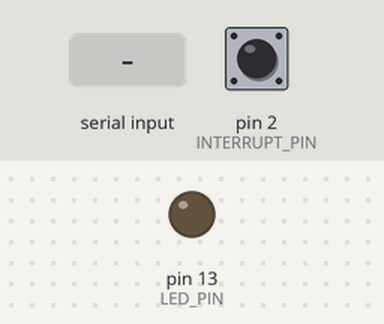
Recording of a sketch running on a simulated Arduino Leonardo, built with avr-gcc and run on an emulated ATmega32U4. Shown: output pins drawn as LEDs (lit = HIGH). Inputs (shaded band) come from the test bench; at power-on: pin 2 (INTERRUPT_PIN) LOW. The sensor or clock chip raises its interrupt line as the real part does; what the sketch prints to the serial monitor is not drawn.

Above: at 0.8 s.
0.9 s: "1\n" received over Serial
At 1.48 s:
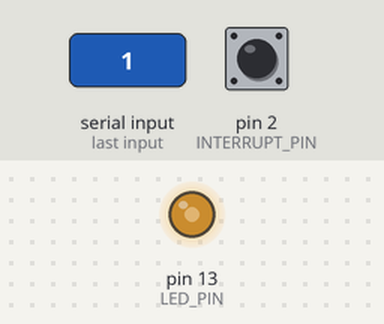
Timing chart, 0 to 9.9 s (numbered marks = the images above; inputs shaded):
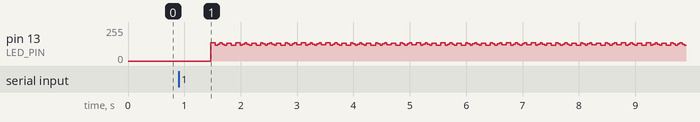

The sketch:

MPU6050_DMP6.ino
```cpp
#include <MPU6050.h>

// I2C device class (I2Cdev) demonstration Arduino sketch for MPU6050 class using DMP (MotionApps v2.0)
// 6/21/2012 by Jeff Rowberg <jeff@rowberg.net>
// Updates should (hopefully) always be available at https://github.com/jrowberg/i2cdevlib
//
// Changelog:
//      2019-07-08 - Added Auto Calibration and offset generator
//		   - and altered FIFO retrieval sequence to avoid using blocking code
//      2016-04-18 - Eliminated a potential infinite loop
//      2013-05-08 - added seamless Fastwire support
//                 - added note about gyro calibration
//      2012-06-21 - added note about Arduino 1.0.1 + Leonardo compatibility error
//      2012-06-20 - improved FIFO overflow handling and simplified read process
//      2012-06-19 - completely rearranged DMP initialization code and simplification
//      2012-06-13 - pull gyro and accel data from FIFO packet instead of reading directly
//      2012-06-09 - fix broken FIFO read sequence and change interrupt detection to RISING
//      2012-06-05 - add gravity-compensated initial reference frame acceleration output
//                 - add 3D math helper file to DMP6 example sketch
//                 - add Euler output and Yaw/Pitch/Roll output formats
//      2012-06-04 - remove accel offset clearing for better results (thanks Sungon Lee)
//      2012-06-01 - fixed gyro sensitivity to be 2000 deg/sec instead of 250
//      2012-05-30 - basic DMP initialization working

/* ============================================
I2Cdev device library code is placed under the MIT license
Copyright (c) 2012 Jeff Rowberg

Permission is hereby granted, free of charge, to any person obtaining a copy
of this software and associated documentation files (the "Software"), to deal
in the Software without restriction, including without limitation the rights
to use, copy, modify, merge, publish, distribute, sublicense, and/or sell
copies of the Software, and to permit persons to whom the Software is
furnished to do so, subject to the following conditions:

The above copyright notice and this permission notice shall be included in
all copies or substantial portions of the Software.

THE SOFTWARE IS PROVIDED "AS IS", WITHOUT WARRANTY OF ANY KIND, EXPRESS OR
IMPLIED, INCLUDING BUT NOT LIMITED TO THE WARRANTIES OF MERCHANTABILITY,
FITNESS FOR A PARTICULAR PURPOSE AND NONINFRINGEMENT. IN NO EVENT SHALL THE
AUTHORS OR COPYRIGHT HOLDERS BE LIABLE FOR ANY CLAIM, DAMAGES OR OTHER
LIABILITY, WHETHER IN AN ACTION OF CONTRACT, TORT OR OTHERWISE, ARISING FROM,
OUT OF OR IN CONNECTION WITH THE SOFTWARE OR THE USE OR OTHER DEALINGS IN
THE SOFTWARE.
===============================================
*/

// I2Cdev and MPU6050 must be installed as libraries, or else the .cpp/.h files
// for both classes must be in the include path of your project
#include "I2Cdev.h"

#include "MPU6050_6Axis_MotionApps20.h"
//#include "MPU6050.h" // not necessary if using MotionApps include file

// Arduino Wire library is required if I2Cdev I2CDEV_ARDUINO_WIRE implementation
// is used in I2Cdev.h
#if I2CDEV_IMPLEMENTATION == I2CDEV_ARDUINO_WIRE
    #include "Wire.h"
#endif

// class default I2C address is 0x68
// specific I2C addresses may be passed as a parameter here
// AD0 low = 0x68 (default for SparkFun breakout and InvenSense evaluation board)
// AD0 high = 0x69
MPU6050 mpu;
//MPU6050 mpu(0x69); // <-- use for AD0 high

/* =========================================================================
   NOTE: In addition to connection 3.3v, GND, SDA, and SCL, this sketch
   depends on the MPU-6050's INT pin being connected to the Arduino's
   external interrupt #0 pin. On the Arduino Uno and Mega 2560, this is
   digital I/O pin 2.
 * ========================================================================= */

/* =========================================================================
   NOTE: Arduino v1.0.1 with the Leonardo board generates a compile error
   when using Serial.write(buf, len). The Teapot output uses this method.
   The solution requires a modification to the Arduino USBAPI.h file, which
   is fortunately simple, but annoying. This will be fixed in the next IDE
   release. For more info, see these links:

   http://arduino.cc/forum/index.php/topic,109987.0.html
   http://code.google.com/p/arduino/issues/detail?id=958
 * ========================================================================= */


// uncomment "OUTPUT_READABLE_QUATERNION" if you want to see the actual
// quaternion components in a [w, x, y, z] format (not best for parsing
// on a remote host such as Processing or something though)
//#define OUTPUT_READABLE_QUATERNION

// uncomment "OUTPUT_READABLE_EULER" if you want to see Euler angles
// (in degrees) calculated from the quaternions coming from the FIFO.
// Note that Euler angles suffer from gimbal lock (for more info, see
// http://en.wikipedia.org/wiki/Gimbal_lock)
//#define OUTPUT_READABLE_EULER

// uncomment "OUTPUT_READABLE_YAWPITCHROLL" if you want to see the yaw/
// pitch/roll angles (in degrees) calculated from the quaternions coming
// from the FIFO. Note this also requires gravity vector calculations.
// Also note that yaw/pitch/roll angles suffer from gimbal lock (for
// more info, see: http://en.wikipedia.org/wiki/Gimbal_lock)
//#define OUTPUT_READABLE_YAWPITCHROLL

// uncomment "OUTPUT_READABLE_REALACCEL" if you want to see acceleration
// components with gravity removed. This acceleration reference frame is
// not compensated for orientation, so +X is always +X according to the
// sensor, just without the effects of gravity. If you want acceleration
// compensated for orientation, us OUTPUT_READABLE_WORLDACCEL instead.
//#define OUTPUT_READABLE_REALACCEL

// uncomment "OUTPUT_READABLE_WORLDACCEL" if you want to see acceleration
// components with gravity removed and adjusted for the world frame of
// reference (yaw is relative to initial orientation, since no magnetometer
// is present in this case). Could be quite handy in some cases.
//#define OUTPUT_READABLE_WORLDACCEL

// uncomment "OUTPUT_TEAPOT" if you want output that matches the
// format used for the InvenSense teapot demo
#define OUTPUT_TEAPOT


#define INTERRUPT_PIN 2  // use pin 2 on Arduino Uno & most boards
#define LED_PIN 13 // (Arduino is 13, Teensy is 11, Teensy++ is 6)
bool blinkState = false;

// MPU control/status vars
bool dmpReady = false;  // set true if DMP init was successful
uint8_t mpuIntStatus;   // holds actual interrupt status byte from MPU
uint8_t devStatus;      // return status after each device operation (0 = success, !0 = error)
uint16_t packetSize;    // expected DMP packet size (default is 42 bytes)
uint16_t fifoCount;     // count of all bytes currently in FIFO
uint8_t fifoBuffer[64]; // FIFO storage buffer

// orientation/motion vars
Quaternion q;           // [w, x, y, z]         quaternion container
VectorInt16 aa;         // [x, y, z]            accel sensor measurements
VectorInt16 aaReal;     // [x, y, z]            gravity-free accel sensor measurements
VectorInt16 aaWorld;    // [x, y, z]            world-frame accel sensor measurements
VectorFloat gravity;    // [x, y, z]            gravity vector
float euler[3];         // [psi, theta, phi]    Euler angle container
float ypr[3];           // [yaw, pitch, roll]   yaw/pitch/roll container and gravity vector

// packet structure for InvenSense teapot demo
uint8_t teapotPacket[14] = { '$', 0x02, 0,0, 0,0, 0,0, 0,0, 0x00, 0x00, '\r', '\n' };


// ================================================================
// ===               INTERRUPT DETECTION ROUTINE                ===
// ================================================================

volatile bool mpuInterrupt = false;     // indicates whether MPU interrupt pin has gone high
void dmpDataReady() {
    mpuInterrupt = true;
}


// ================================================================
// ===                      INITIAL SETUP                       ===
// ================================================================

void setup() {
    // join I2C bus (I2Cdev library doesn't do this automatically)
    #if I2CDEV_IMPLEMENTATION == I2CDEV_ARDUINO_WIRE
        Wire.begin();
        Wire.setClock(400000); // 400kHz I2C clock. Comment this line if having compilation difficulties
    #elif I2CDEV_IMPLEMENTATION == I2CDEV_BUILTIN_FASTWIRE
        Fastwire::setup(400, true);
    #endif

    // initialize serial communication
    // (115200 chosen because it is required for Teapot Demo output, but it's
    // really up to you depending on your project)
    Serial.begin(115200);
    while (!Serial); // wait for Leonardo enumeration, others continue immediately

    // NOTE: 8MHz or slower host processors, like the Teensy @ 3.3V or Arduino
    // Pro Mini running at 3.3V, cannot handle this baud rate reliably due to
    // the baud timing being too misaligned with processor ticks. You must use
    // 38400 or slower in these cases, or use some kind of external separate
    // crystal solution for the UART timer.

    // initialize device
    Serial.println(F("Initializing I2C devices..."));
    mpu.initialize();
    pinMode(INTERRUPT_PIN, INPUT);

    // verify connection
    Serial.println(F("Testing device connections..."));
    Serial.println(mpu.testConnection() ? F("MPU6050 connection successful") : F("MPU6050 connection failed"));

    // wait for ready
    Serial.println(F("\nSend any character to begin DMP programming and demo: "));
    while (Serial.available() && Serial.read()); // empty buffer
    while (!Serial.available());                 // wait for data
    while (Serial.available() && Serial.read()); // empty buffer again

    // load and configure the DMP
    Serial.println(F("Initializing DMP..."));
    devStatus = mpu.dmpInitialize();

    // supply your own gyro offsets here, scaled for min sensitivity
    mpu.setXGyroOffset(220);
    mpu.setYGyroOffset(76);
    mpu.setZGyroOffset(-85);
    mpu.setZAccelOffset(1788); // 1688 factory default for my test chip

    // make sure it worked (returns 0 if so)
    if (devStatus == 0) {
        // Calibration Time: generate offsets and calibrate our MPU6050
        mpu.CalibrateAccel(6);
        mpu.CalibrateGyro(6);
        mpu.PrintActiveOffsets();
        // turn on the DMP, now that it's ready
        Serial.println(F("Enabling DMP..."));
        mpu.setDMPEnabled(true);

        // enable Arduino interrupt detection
        Serial.print(F("Enabling interrupt detection (Arduino external interrupt "));
        Serial.print(digitalPinToInterrupt(INTERRUPT_PIN));
        Serial.println(F(")..."));
        attachInterrupt(digitalPinToInterrupt(INTERRUPT_PIN), dmpDataReady, RISING);
        mpuIntStatus = mpu.getIntStatus();

        // set our DMP Ready flag so the main loop() function knows it's okay to use it
        Serial.println(F("DMP ready! Waiting for first interrupt..."));
        dmpReady = true;

        // get expected DMP packet size for later comparison
        packetSize = mpu.dmpGetFIFOPacketSize();
    } else {
        // ERROR!
        // 1 = initial memory load failed
        // 2 = DMP configuration updates failed
        // (if it's going to break, usually the code will be 1)
        Serial.print(F("DMP Initialization failed (code "));
        Serial.print(devStatus);
        Serial.println(F(")"));
    }

    // configure LED for output
    pinMode(LED_PIN, OUTPUT);
}


// ================================================================
// ===                    MAIN PROGRAM LOOP                     ===
// ================================================================

void loop() {
    // if programming failed, don't try to do anything
    if (!dmpReady) return;
    // read a packet from FIFO
    if (mpu.dmpGetCurrentFIFOPacket(fifoBuffer)) { // Get the Latest packet
        #ifdef OUTPUT_READABLE_QUATERNION
            // display quaternion values in easy matrix form: w x y z
            mpu.dmpGetQuaternion(&q, fifoBuffer);
            Serial.print("quat\t");
            Serial.print(q.w);
            Serial.print("\t");
            Serial.print(q.x);
            Serial.print("\t");
            Serial.print(q.y);
            Serial.print("\t");
            Serial.println(q.z);
        #endif

        #ifdef OUTPUT_READABLE_EULER
            // display Euler angles in degrees
            mpu.dmpGetQuaternion(&q, fifoBuffer);
            mpu.dmpGetEuler(euler, &q);
            Serial.print("euler\t");
            Serial.print(euler[0] * 180/M_PI);
            Serial.print("\t");
            Serial.print(euler[1] * 180/M_PI);
            Serial.print("\t");
            Serial.println(euler[2] * 180/M_PI);
        #endif

        #ifdef OUTPUT_READABLE_YAWPITCHROLL
            // display Euler angles in degrees
            mpu.dmpGetQuaternion(&q, fifoBuffer);
            mpu.dmpGetGravity(&gravity, &q);
            mpu.dmpGetYawPitchRoll(ypr, &q, &gravity);
            Serial.print("ypr\t");
            Serial.print(ypr[0] * 180/M_PI);
            Serial.print("\t");
            Serial.print(ypr[1] * 180/M_PI);
            Serial.print("\t");
            Serial.println(ypr[2] * 180/M_PI);
        #endif

        #ifdef OUTPUT_READABLE_REALACCEL
            // display real acceleration, adjusted to remove gravity
            mpu.dmpGetQuaternion(&q, fifoBuffer);
            mpu.dmpGetAccel(&aa, fifoBuffer);
            mpu.dmpGetGravity(&gravity, &q);
            mpu.dmpGetLinearAccel(&aaReal, &aa, &gravity);
            Serial.print("areal\t");
            Serial.print(aaReal.x);
            Serial.print("\t");
            Serial.print(aaReal.y);
            Serial.print("\t");
            Serial.println(aaReal.z);
        #endif

        #ifdef OUTPUT_READABLE_WORLDACCEL
            // display initial world-frame acceleration, adjusted to remove gravity
            // and rotated based on known orientation from quaternion
            mpu.dmpGetQuaternion(&q, fifoBuffer);
            mpu.dmpGetAccel(&aa, fifoBuffer);
            mpu.dmpGetGravity(&gravity, &q);
            mpu.dmpGetLinearAccel(&aaReal, &aa, &gravity);
            mpu.dmpGetLinearAccelInWorld(&aaWorld, &aaReal, &q);
            Serial.print("aworld\t");
            Serial.print(aaWorld.x);
            Serial.print("\t");
            Serial.print(aaWorld.y);
            Serial.print("\t");
            Serial.println(aaWorld.z);
        #endif

        #ifdef OUTPUT_TEAPOT
            // display quaternion values in InvenSense Teapot demo format:
            teapotPacket[2] = fifoBuffer[0];
            teapotPacket[3] = fifoBuffer[1];
            teapotPacket[4] = fifoBuffer[4];
            teapotPacket[5] = fifoBuffer[5];
            teapotPacket[6] = fifoBuffer[8];
            teapotPacket[7] = fifoBuffer[9];
            teapotPacket[8] = fifoBuffer[12];
            teapotPacket[9] = fifoBuffer[13];
            Serial.write(teapotPacket, 14);
            teapotPacket[11]++; // packetCount, loops at 0xFF on purpose
        #endif

        // blink LED to indicate activity
        blinkState = !blinkState;
        digitalWrite(LED_PIN, blinkState);
    }
}
```

Measured:
- after the input at 0.9 s, pin 13 (LED_PIN): 0/255 → 137/255 after 0.57 s, then moves between 118/255 and 137/255, repeating every 3.6 s
